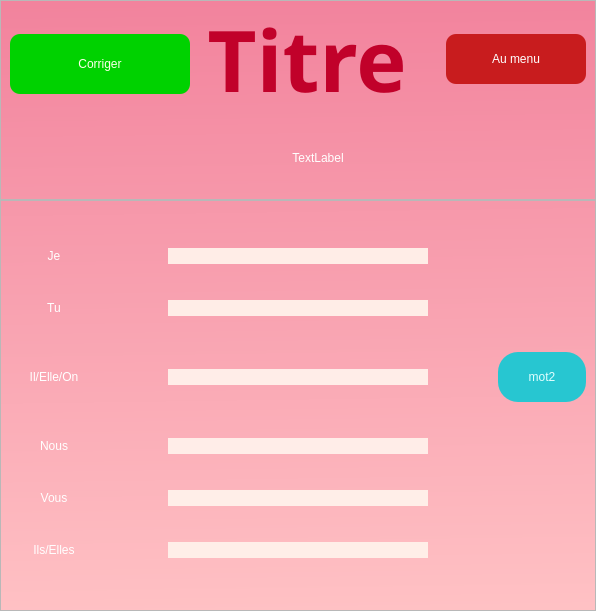
<?xml version="1.0" encoding="UTF-8"?>
<ui version="4.0">
 <class>MainWindow</class>
 <widget class="QMainWindow" name="MainWindow">
  <property name="geometry">
   <rect>
    <x>0</x>
    <y>0</y>
    <width>596</width>
    <height>611</height>
   </rect>
  </property>
  <property name="windowTitle">
   <string>MainWindow</string>
  </property>
  <widget class="QWidget" name="centralwidget">
   <property name="styleSheet">
    <string notr="true">background-color:qlineargradient(spread:pad, x1:0.511737, y1:0, x2:0.526, y2:1, stop:0 rgba(242, 131, 157, 255), stop:1 rgba(255, 193, 196, 255))</string>
   </property>
   <layout class="QGridLayout" name="gridLayout_3">
    <property name="leftMargin">
     <number>0</number>
    </property>
    <property name="topMargin">
     <number>0</number>
    </property>
    <property name="rightMargin">
     <number>0</number>
    </property>
    <property name="bottomMargin">
     <number>0</number>
    </property>
    <property name="spacing">
     <number>0</number>
    </property>
    <item row="1" column="0">
     <widget class="QFrame" name="content_frame">
      <property name="styleSheet">
       <string notr="true">background-color: rgb(a255, 255, 255,0);</string>
      </property>
      <property name="frameShape">
       <enum>QFrame::StyledPanel</enum>
      </property>
      <property name="frameShadow">
       <enum>QFrame::Raised</enum>
      </property>
      <layout class="QGridLayout" name="gridLayout_2">
       <property name="leftMargin">
        <number>9</number>
       </property>
       <property name="topMargin">
        <number>21</number>
       </property>
       <property name="rightMargin">
        <number>9</number>
       </property>
       <property name="bottomMargin">
        <number>20</number>
       </property>
       <property name="horizontalSpacing">
        <number>70</number>
       </property>
       <property name="verticalSpacing">
        <number>10</number>
       </property>
       <item row="6" column="1">
        <widget class="QLineEdit" name="word3_guess">
         <property name="maximumSize">
          <size>
           <width>260</width>
           <height>16777215</height>
          </size>
         </property>
         <property name="styleSheet">
          <string notr="true">border-radius:10px;
background-color: rgba(255, 239, 233, 250);
font: 20pt &quot;Calisto MT&quot;;
color: rgb(43, 43, 43);</string>
         </property>
         <property name="alignment">
          <set>Qt::AlignCenter</set>
         </property>
        </widget>
       </item>
       <item row="5" column="1">
        <widget class="QLineEdit" name="word2_guess">
         <property name="maximumSize">
          <size>
           <width>260</width>
           <height>16777215</height>
          </size>
         </property>
         <property name="layoutDirection">
          <enum>Qt::LeftToRight</enum>
         </property>
         <property name="autoFillBackground">
          <bool>false</bool>
         </property>
         <property name="styleSheet">
          <string notr="true">border-radius:10px;
background-color: rgba(255, 239, 233, 250);
font: 20pt &quot;Calisto MT&quot;;
color: rgb(43, 43, 43);</string>
         </property>
         <property name="text">
          <string/>
         </property>
         <property name="alignment">
          <set>Qt::AlignHCenter|Qt::AlignTop</set>
         </property>
        </widget>
       </item>
       <item row="4" column="1">
        <widget class="QLineEdit" name="word1_guess">
         <property name="maximumSize">
          <size>
           <width>260</width>
           <height>16777215</height>
          </size>
         </property>
         <property name="styleSheet">
          <string notr="true">border-radius:10px;
background-color: rgba(255, 239, 233, 250);
font: 20pt &quot;Calisto MT&quot;;
color: rgb(43, 43, 43);</string>
         </property>
         <property name="alignment">
          <set>Qt::AlignCenter</set>
         </property>
        </widget>
       </item>
       <item row="7" column="1">
        <widget class="QLineEdit" name="word4_guess">
         <property name="maximumSize">
          <size>
           <width>260</width>
           <height>16777215</height>
          </size>
         </property>
         <property name="styleSheet">
          <string notr="true">border-radius:10px;
background-color: rgba(255, 239, 233, 250);
font: 20pt &quot;Calisto MT&quot;;
color: rgb(43, 43, 43);</string>
         </property>
         <property name="alignment">
          <set>Qt::AlignCenter</set>
         </property>
        </widget>
       </item>
       <item row="4" column="0">
        <widget class="QLabel" name="label_2">
         <property name="styleSheet">
          <string notr="true">color: rgb(255, 255, 255);
font: 700 26pt &quot;Verdana&quot;;</string>
         </property>
         <property name="text">
          <string>Je</string>
         </property>
         <property name="alignment">
          <set>Qt::AlignCenter</set>
         </property>
        </widget>
       </item>
       <item row="6" column="2">
        <widget class="QPushButton" name="lvl_verb">
         <property name="minimumSize">
          <size>
           <width>0</width>
           <height>50</height>
          </size>
         </property>
         <property name="maximumSize">
          <size>
           <width>260</width>
           <height>16777215</height>
          </size>
         </property>
         <property name="styleSheet">
          <string notr="true">border-radius:20px;
background-color:rgb(39, 198, 209);
border-color: rgb(108, 108, 108);
font: 700 24pt &quot;Book Antiqua&quot;;
color:rgb(225, 255, 255);</string>
         </property>
         <property name="text">
          <string>mot2</string>
         </property>
        </widget>
       </item>
       <item row="8" column="1">
        <widget class="QLineEdit" name="word5_guess">
         <property name="maximumSize">
          <size>
           <width>260</width>
           <height>16777215</height>
          </size>
         </property>
         <property name="styleSheet">
          <string notr="true">border-radius:10px;
background-color: rgba(255, 239, 233, 250);
font: 20pt &quot;Calisto MT&quot;;
color: rgb(43, 43, 43);</string>
         </property>
         <property name="alignment">
          <set>Qt::AlignCenter</set>
         </property>
        </widget>
       </item>
       <item row="9" column="1">
        <widget class="QLineEdit" name="word6_guess">
         <property name="maximumSize">
          <size>
           <width>260</width>
           <height>16777215</height>
          </size>
         </property>
         <property name="styleSheet">
          <string notr="true">border-radius:10px;
background-color: rgba(255, 239, 233, 250);
font: 20pt &quot;Calisto MT&quot;;
color: rgb(43, 43, 43);</string>
         </property>
         <property name="alignment">
          <set>Qt::AlignCenter</set>
         </property>
        </widget>
       </item>
       <item row="5" column="0">
        <widget class="QLabel" name="label_3">
         <property name="styleSheet">
          <string notr="true">color: rgb(255, 255, 255);
font: 700 26pt &quot;Verdana&quot;;</string>
         </property>
         <property name="text">
          <string>Tu</string>
         </property>
         <property name="alignment">
          <set>Qt::AlignCenter</set>
         </property>
        </widget>
       </item>
       <item row="6" column="0">
        <widget class="QLabel" name="label_4">
         <property name="styleSheet">
          <string notr="true">color: rgb(255, 255, 255);
font: 700 26pt &quot;Verdana&quot;;</string>
         </property>
         <property name="text">
          <string>Il/Elle/On</string>
         </property>
         <property name="alignment">
          <set>Qt::AlignCenter</set>
         </property>
        </widget>
       </item>
       <item row="7" column="0">
        <widget class="QLabel" name="label_5">
         <property name="styleSheet">
          <string notr="true">color: rgb(255, 255, 255);
font: 700 26pt &quot;Verdana&quot;;</string>
         </property>
         <property name="text">
          <string>Nous</string>
         </property>
         <property name="alignment">
          <set>Qt::AlignCenter</set>
         </property>
        </widget>
       </item>
       <item row="8" column="0">
        <widget class="QLabel" name="label_6">
         <property name="styleSheet">
          <string notr="true">color: rgb(255, 255, 255);
font: 700 26pt &quot;Verdana&quot;;</string>
         </property>
         <property name="text">
          <string>Vous</string>
         </property>
         <property name="alignment">
          <set>Qt::AlignCenter</set>
         </property>
        </widget>
       </item>
       <item row="9" column="0">
        <widget class="QLabel" name="label_7">
         <property name="styleSheet">
          <string notr="true">color: rgb(255, 255, 255);
font: 700 26pt &quot;Verdana&quot;;</string>
         </property>
         <property name="text">
          <string>Ils/Elles</string>
         </property>
         <property name="alignment">
          <set>Qt::AlignCenter</set>
         </property>
        </widget>
       </item>
      </layout>
     </widget>
    </item>
    <item row="0" column="0">
     <widget class="QFrame" name="title_frame">
      <property name="sizePolicy">
       <sizepolicy hsizetype="MinimumExpanding" vsizetype="Preferred">
        <horstretch>0</horstretch>
        <verstretch>0</verstretch>
       </sizepolicy>
      </property>
      <property name="maximumSize">
       <size>
        <width>16777215</width>
        <height>200</height>
       </size>
      </property>
      <property name="styleSheet">
       <string notr="true">background-color: rgb(a255, 255, 255,0);</string>
      </property>
      <property name="frameShape">
       <enum>QFrame::StyledPanel</enum>
      </property>
      <property name="frameShadow">
       <enum>QFrame::Raised</enum>
      </property>
      <layout class="QGridLayout" name="gridLayout">
       <property name="leftMargin">
        <number>9</number>
       </property>
       <property name="topMargin">
        <number>0</number>
       </property>
       <property name="rightMargin">
        <number>9</number>
       </property>
       <property name="bottomMargin">
        <number>8</number>
       </property>
       <property name="horizontalSpacing">
        <number>0</number>
       </property>
       <property name="verticalSpacing">
        <number>8</number>
       </property>
       <item row="1" column="2">
        <widget class="QLabel" name="lvl_question">
         <property name="layoutDirection">
          <enum>Qt::RightToLeft</enum>
         </property>
         <property name="styleSheet">
          <string notr="true">color: rgb(255, 255, 255);
font: italic 18pt &quot;Verdana&quot;;</string>
         </property>
         <property name="text">
          <string>TextLabel</string>
         </property>
         <property name="alignment">
          <set>Qt::AlignCenter</set>
         </property>
        </widget>
       </item>
       <item row="0" column="3">
        <widget class="QPushButton" name="btn_goto_menu">
         <property name="sizePolicy">
          <sizepolicy hsizetype="Preferred" vsizetype="Preferred">
           <horstretch>0</horstretch>
           <verstretch>0</verstretch>
          </sizepolicy>
         </property>
         <property name="minimumSize">
          <size>
           <width>140</width>
           <height>50</height>
          </size>
         </property>
         <property name="maximumSize">
          <size>
           <width>140</width>
           <height>50</height>
          </size>
         </property>
         <property name="styleSheet">
          <string notr="true">background-color: rgb(200, 28, 30);
color: white;
font: 600 16pt &quot;Segoe UI Semibold&quot;;
border-radius: 10px;</string>
         </property>
         <property name="text">
          <string>Au menu</string>
         </property>
        </widget>
       </item>
       <item row="0" column="1">
        <widget class="QPushButton" name="btn_correct">
         <property name="sizePolicy">
          <sizepolicy hsizetype="Preferred" vsizetype="Maximum">
           <horstretch>0</horstretch>
           <verstretch>0</verstretch>
          </sizepolicy>
         </property>
         <property name="minimumSize">
          <size>
           <width>180</width>
           <height>60</height>
          </size>
         </property>
         <property name="maximumSize">
          <size>
           <width>140</width>
           <height>50</height>
          </size>
         </property>
         <property name="styleSheet">
          <string notr="true">background-color: rgb(0, 210, 0);
border-radius: 10px;
color: rgb(252, 255, 234);
font: 700 18pt &quot;Segoe UI Variable Text&quot;;</string>
         </property>
         <property name="text">
          <string>Corriger</string>
         </property>
        </widget>
       </item>
       <item row="0" column="2">
        <widget class="QLabel" name="lvl_title">
         <property name="minimumSize">
          <size>
           <width>20</width>
           <height>0</height>
          </size>
         </property>
         <property name="maximumSize">
          <size>
           <width>16777215</width>
           <height>120</height>
          </size>
         </property>
         <property name="font">
          <font>
           <family>Tw Cen MT</family>
           <pointsize>64</pointsize>
           <italic>false</italic>
           <bold>true</bold>
          </font>
         </property>
         <property name="styleSheet">
          <string notr="true">color:rgb(193, 1, 42);
font: 700 64pt &quot;Tw Cen MT&quot;;</string>
         </property>
         <property name="text">
          <string>Titre </string>
         </property>
         <property name="alignment">
          <set>Qt::AlignHCenter|Qt::AlignTop</set>
         </property>
        </widget>
       </item>
      </layout>
     </widget>
    </item>
   </layout>
  </widget>
 </widget>
 <resources/>
 <connections/>
</ui>
